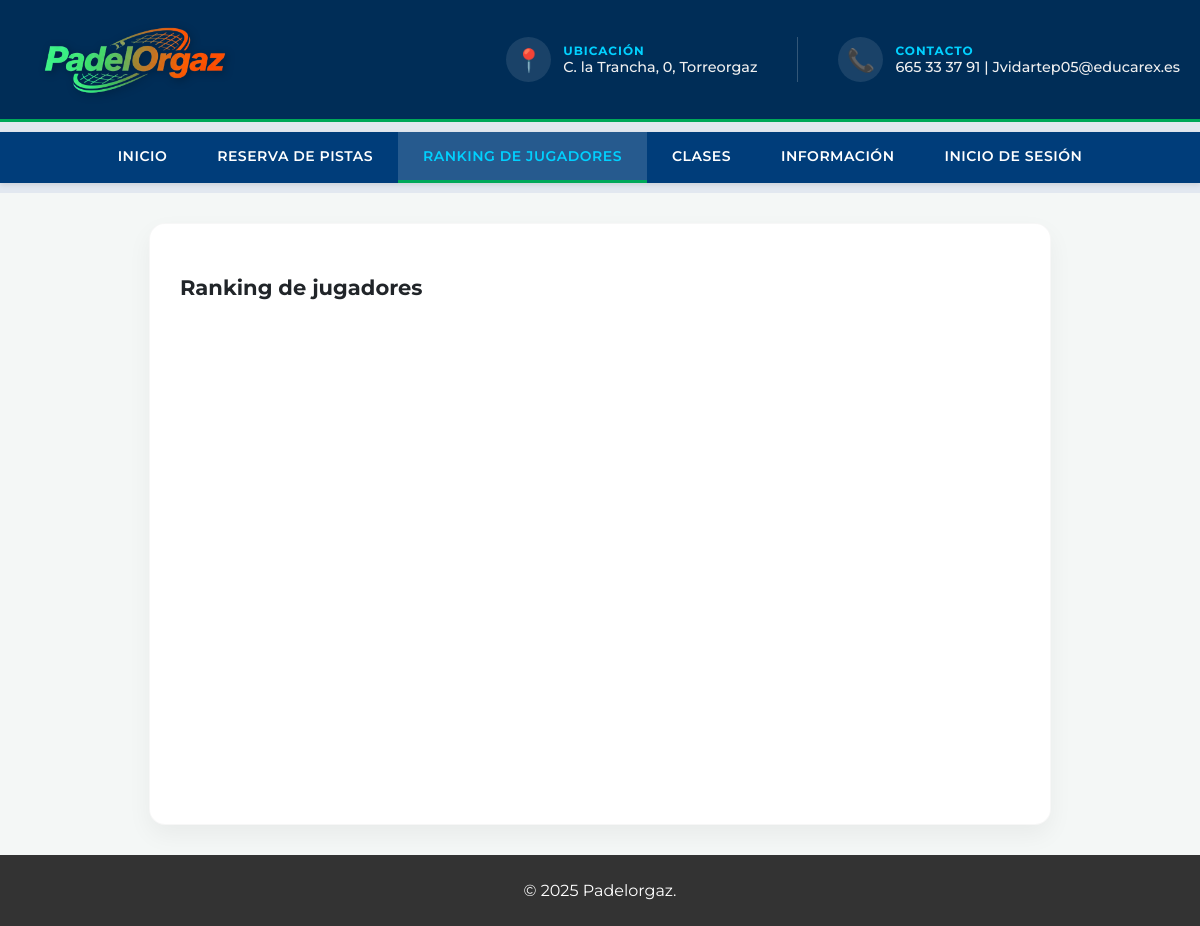
The app's page /Jugadores/jugadores.php, older data.
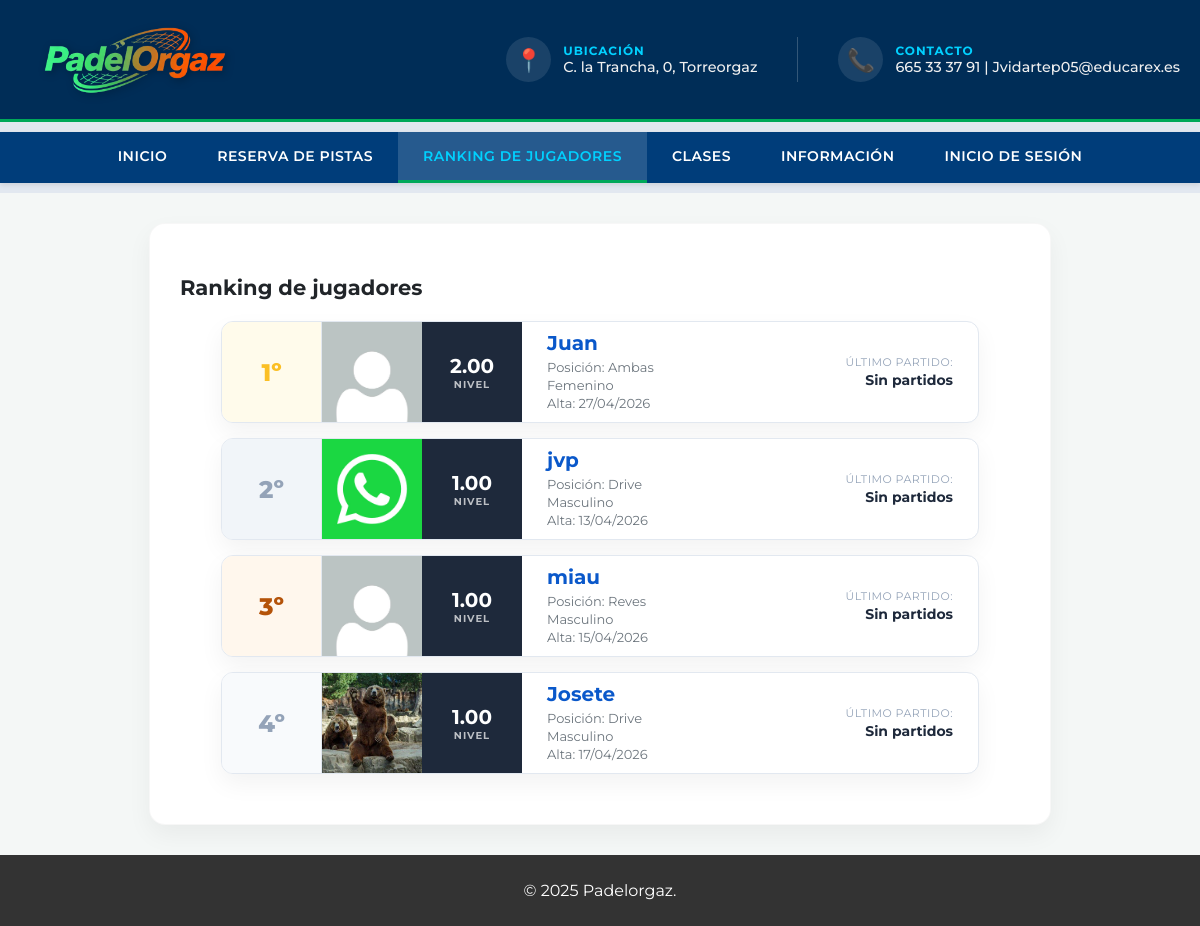
The same page, newer data.
### tables this page shows
CREATE TABLE IF NOT EXISTS usuarios (
    id INT(11) NOT NULL AUTO_INCREMENT,
    nombre VARCHAR(100) NOT NULL,
    telefono VARCHAR(20) DEFAULT NULL,
    email VARCHAR(100) DEFAULT NULL,
    creado_en TIMESTAMP NOT NULL DEFAULT CURRENT_TIMESTAMP,
    apellidos VARCHAR(100) DEFAULT NULL,
    alias VARCHAR(50) DEFAULT NULL,
    sexo VARCHAR(20) DEFAULT NULL,
    posicion VARCHAR(20) DEFAULT NULL,
    nivel DECIMAL(3,2) DEFAULT NULL,
    avatar VARCHAR(255) DEFAULT NULL,
    password VARCHAR(255) NOT NULL,
    PRIMARY KEY (id)
);

### Jugadores/jugadores.php (the view, shortened to what this page needs)
<?php
require_once "../bdd/config.php";
$sql = "SELECT u.id, u.nombre, u.apellidos, u.alias, u.sexo, u.posicion, u.nivel, u.avatar, u.creado_en,
        (SELECT MAX(r.dia)
         FROM reservas r
         WHERE r.id_usuario = u.id
         AND r.dia < CURDATE()) as ultimo_partido
        FROM usuarios u
        ORDER BY u.nivel DESC";
$resultado = $conexion->query($sql);
?>
<!DOCTYPE html>
<html lang="es">
<head>
    <link rel="stylesheet" href="../css/inicio.css">
</head>
<body>
    <header class="header-universal">
        <div class="header-container">
            <div class="header-logo">
                <a href="../Pantalla_inicio/inicio.php">
                    <img src="../Imágenes/Logopaginaweb.png" alt="PadelOrgaz Logo">
                </a>
            </div>
            <div class="header-info">
                <div class="info-block">
                    <span class="info-icon">📍</span>
                    <div class="info-texts">
                        <p class="info-title">Ubicación</p>
                        <p class="info-sub">C. la Trancha, 0, Torreorgaz</p>
                    </div>
                </div>
                <div class="info-block">
                    <span class="info-icon">📞</span>
                    <div class="info-texts">
                        <p class="info-title">Contacto</p>
                        <p class="info-sub">665 33 37 91 | Jvidartep05@educarex.es</p>
                    </div>
                </div>
            </div>
        </div>
    </header>
    <div id="contenedor">
        <?php include "../componentes/menu.php"; ?>
    </div>
    <div id="recuadroranking">
        <h3 id="h3reserva">Ranking de jugadores</h3>
        <div class="contenedor-jugadores">
            <?php
            $posicion = 1;
            while ($jug = $resultado->fetch_assoc()):
                $avatar = $jug["avatar"]
                    ? "../uploads/" . $jug["avatar"]
                    : "../Imágenes/default-avatar.jpg";
            ?>
                <div class="jugador-card">
                    <div class="jugador-posicion-box">
                        <?= $posicion ?>º
                    </div>
                    <div class="jugador-imagen">
                        <img src="<?= $avatar ?>" alt="avatar">
                    </div>
                    <div class="jugador-nivel-box">
                        <?= number_format($jug["nivel"], 2) ?>
                    </div>
                    <div class="jugador-info">
                        <div class="info-izquierda">
                            <div class="jugador-nombre"><?= htmlspecialchars($jug["alias"]) ?></div>
                            <p>Posición: <span class="capitalizar"><?= htmlspecialchars($jug["posicion"]) ?></span></p>
                            <p class="capitalizar"><?= htmlspecialchars($jug["sexo"]) ?></p>
                            <p>Alta: <?= date("d/m/Y", strtotime($jug["creado_en"])) ?></p>
                        </div>
                        <div class="info-derecha">
                            <p>Último Partido:</p>
                            <b>
                                <?php
                                if (!empty($jug["ultimo_partido"])) {
                                    echo date("d/m/Y", strtotime($jug["ultimo_partido"]));
                                } else {
                                    echo "Sin partidos";
                                }
                                ?>
                            </b>
                        </div>
                    </div>
                </div>
            <?php
                $posicion++;
            endwhile;
            ?>
        </div>
    </div>
    <footer>
        <p>© 2025 Padelorgaz.</p>
    </footer>
</body>
</html>

### componentes/menu.php (shortened to what this page needs)
<?php
$pagina_actual = basename($_SERVER['PHP_SELF']);
require_once __DIR__ . "/../bdd/config.php";
?>
<div id="menu">
    <a href="../Pantalla_inicio/inicio.php"
        class="<?= $pagina_actual == 'inicio.php' ? 'activo' : '' ?>">
        Inicio
    </a>
    <a href="../Reserva/reserva.php"
        class="<?= in_array($pagina_actual, ['reserva.php', 'dia2.php', 'dia3.php', 'dia4.php', 'dia5.php', 'confirmacion1.php']) ? 'activo' : '' ?>">
        Reserva de pistas
    </a>
    <a href="../Jugadores/jugadores.php"
        class="<?= $pagina_actual == 'jugadores.php' ? 'activo' : '' ?>">
        Ranking de jugadores
    </a>
    <a href="../Clases/clases.php"
        class="<?= $pagina_actual == 'clases.php' ? 'activo' : '' ?>">
        Clases
    </a>
    <a href="../Información/informacion.php"
        class="<?= in_array($pagina_actual, [
                    'informacion.php',
                    'anulacion.php',
                    'contacto.php',
                    'normas.php',
                    'servicios.php',
                    'tarifas.php'
                ]) ? 'activo' : '' ?>">
        Información
    </a>
    <?php if (isset($_SESSION["usuario_id"])): ?>
        <?php
        $id = $_SESSION["usuario_id"];
        $sql = "SELECT avatar FROM usuarios WHERE id = $id";
        $res = $conexion->query($sql);
        $avatar = "";
        if ($res->num_rows === 1) {
            $avatar = $res->fetch_assoc()["avatar"];
        }
        $ruta_avatar = $avatar ? "../uploads/$avatar" : "../Imágenes/default-avatar.jpg";
        ?>
        <a href="../Login/perfil.php"
            class="perfil-link <?= $pagina_actual == 'perfil.php' ? 'activo' : '' ?>">
            Mi perfil
        </a>
        <a href="../Login/cierre_sesion.php">Cerrar sesión</a>
    <?php else: ?>
        <a href="../Login/login.php"
            class="<?= $pagina_actual == 'login.php' ? 'activo' : '' ?>">
            Inicio de sesión
        </a>
    <?php endif; ?>
</div>

### Jugadores/jugadores.php (style rules this page uses)
.capitalizar { text-transform: capitalize; }

Row changes from the older to the newer data that the page shows:
added usuarios: nivel "2.00", alias "Juan", posicion "Ambas", sexo "Femenino", creado_en "27/04/2026"
added usuarios: avatar (picture), nivel "1.00", alias "jvp", posicion "Drive", sexo "Masculino", creado_en "13/04/2026"
added usuarios: avatar (placeholder picture), nivel "1.00", alias "miau", posicion "Reves", sexo "Masculino", creado_en "15/04/2026"
added usuarios: avatar (picture), nivel "1.00", alias "Josete", posicion "Drive", sexo "Masculino", creado_en "17/04/2026"
